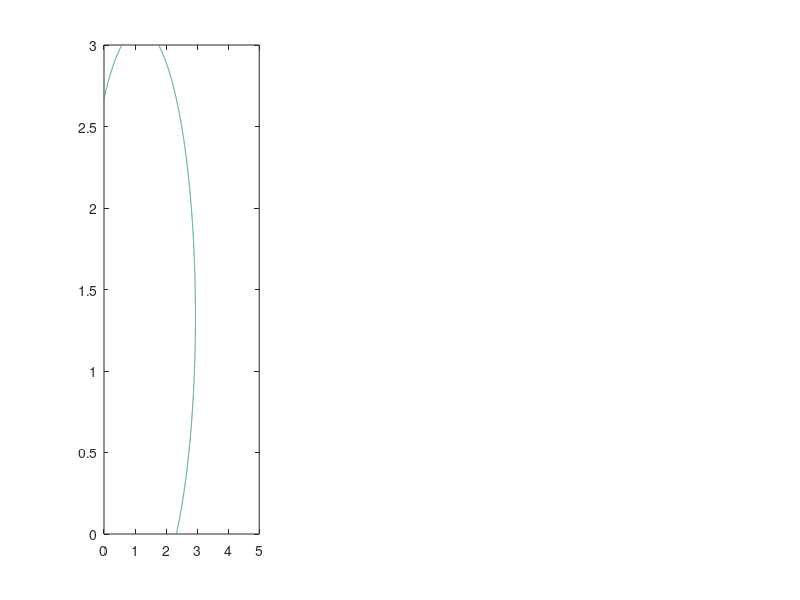

Write MATLAB code to recreate this figure. (Note: this script raises an error after producing the figure.)
%set up initial grid
x = linspace(0, 5, 2000);
y = linspace(0, 3, 2000);
[X,Y] = meshgrid(x,y);
hfig1=figure;

%loops over cases
for k = 1:3
    subplot(1,3,k)
    hold on
    box on

    %set parameters for case k
    switch k
        case 1
            p1 = 0.9;
            p2 = 0.21;
            mu1 = 0.5;
            mu2 = 0.4;
            alpha1 =10;
            alpha2 = 10;
            rho1 = 20;
            rho2 = 20;
            nu1=exp(-mu1)*(alpha1+1);
            nu2=exp(-mu2)*(alpha2+1);

        case 2
           p1 = 0.9;
            p2 = 0.24;
            mu1 = 0.5;
            mu2 = 0.4;
            alpha1 =10;
            alpha2 = 10;
            rho1 = 20;
            rho2 = 20;
            nu1=exp(-mu1)*(alpha1+1);
            nu2=exp(-mu2)*(alpha2+1);

        case 3
           p1 = 0.9;
            p2 = 0.3;
            mu1 = 0.5;
            mu2 = 0.4;
            alpha1 =10;
            alpha2 = 10;
            rho1 = 20;
            rho2 = 20;
            nu1=exp(-mu1)*(alpha1+1);
            nu2=exp(-mu2)*(alpha2+1);

    end
%evaluate implicit functions
F = X-X.*p1.*( nu1 - exp(-mu1).*(alpha1.^2 .*X./(mu1*rho1)).*(1-exp(-mu1)) )-Y.*(1-p2).*(nu2-exp(-mu2).*(alpha2.^2.*Y./(mu2*rho2)).*(1-exp(-mu2)));
G = Y-Y.*p2.*( nu2 - exp(-mu2).*(alpha2.^2 .*Y./(mu2*rho2)).*(1-exp(-mu2)) )-X.*(1-p1).*(nu1-exp(-mu1).*(alpha1.^2.*X./(mu1*rho1)).*(1-exp(-mu1)));

%plot zero contours
contour(X,Y,F,[0 0],'color',[0.66, 0.33, 0.88],'LineWidth',2)
contour(X,Y,G,[0 0],'color',[0.5, 0.85, 1.0],'LineWidth',2)
xlabel('Consumer Patch 1')
ylabel('Consumer Patch 2')
axis equal
tol = 1e-2;
%Plotting the intersections to a tolerance of tol
idx = abs(F) < tol & abs(G) < tol;
plot(X(idx), Y(idx), 'ko', 'MarkerSize', 3, 'MarkerFaceColor','k')
end
drawnow
exportgraphics(gcf,'intersection_ellipse_4.pdf','ContentType','vector','BackgroundColor','none')
